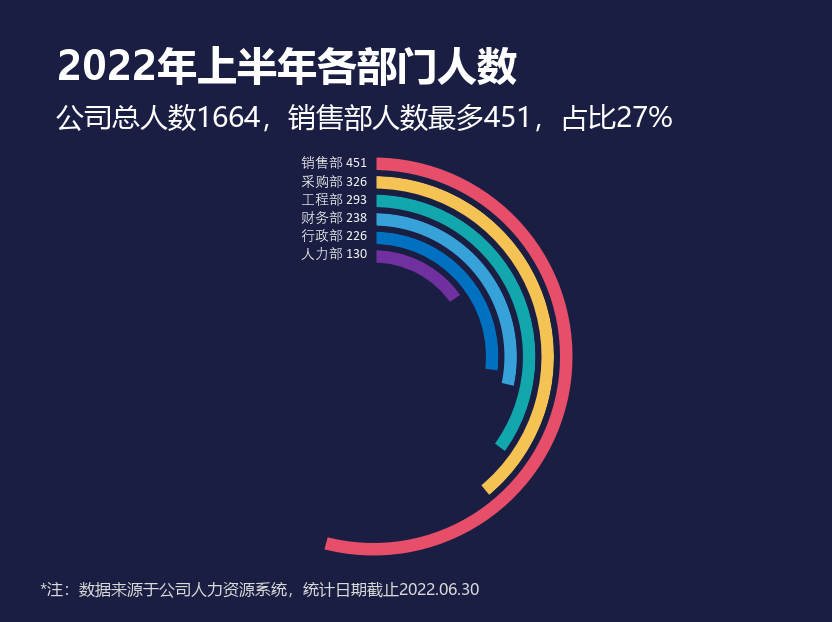

Write Python code to recreate this figure.
# -*- coding: utf-8 -*-
"""图 18 · 跑道图（各部门人数六层圆环）。

与图 17 同一套构造：6 个系列各 2 个点（人数 + 占位 = 832），holeSize=45，
每条弧从 12 点方向顺时针铺开，弧长 = 人数 / 832 × 360°。

实测：圆心 (373.5, 356.5)，外半径 200.5，内半径 90.2，环带厚 18.4px，
环边线 3pt（6px）深色分隔。
"""

import matplotlib.pyplot as plt
from matplotlib.patches import Wedge

import chartkit as kit

W, H = kit.chart_size(18)
CX, CY = 373.5, 356.5
OUTER_R = 202.0
INNER_R = OUTER_R * 0.45
BANDS = 6
BAND = (OUTER_R - INNER_R) / BANDS

VALUES = [130, 226, 238, 293, 326, 451]
TOTAL = 832.0
COLORS = ["#7030A0", "#0070C0", "#37A2DA", "#11A7AD", "#F5C353", "#E74E69"]
LABELS = ["销售部 451", "采购部 326", "工程部 293",
          "财务部 238", "行政部 226", "人力部 130"]

TEXT = "#F2F2F2"
FOOT = "#D9D9D9"


def main():
    fig = kit.new_figure(W, H)
    ax = fig.add_axes([0, 0, 1, 1])
    ax.set_xlim(0, W)
    ax.set_ylim(H, 0)
    ax.set_aspect("equal")
    ax.axis("off")

    for index, (color, value) in enumerate(zip(COLORS, VALUES)):
        sweep = value / TOTAL * 360
        radius = INNER_R + (index + 1) * BAND
        # y 轴向下，视觉角度需镜像：从 12 点顺时针 sweep 度
        ax.add_patch(Wedge((CX, CY), radius, -90, sweep - 90, width=BAND,
                           facecolor=color, edgecolor=kit.BACKGROUND,
                           linewidth=3 * kit.PX_PER_PT * 0.72, joinstyle="miter"))

    for top, label in zip([156, 175, 193, 211, 229, 247], LABELS):
        ax.text(301, top, label, color=TEXT, fontsize=7 * kit.FONT_SCALE,
                fontfamily=kit.AXIS_FONTS, va="top", ha="left")

    ax.text(57, 46, "2022年上半年各部门人数", color="white",
            fontsize=20 * kit.FONT_SCALE, fontfamily=kit.UI_FONT,
            fontweight="bold", va="top", ha="left")
    ax.text(56, 104, "公司总人数1664，销售部人数最多451，占比27%", color="white",
            fontsize=14 * kit.FONT_SCALE, fontfamily=kit.UI_FONT,
            va="top", ha="left")
    ax.text(40, 582, "*注：数据来源于公司人力资源系统，统计日期截止2022.06.30",
            color=FOOT, fontsize=8 * kit.FONT_SCALE, fontfamily=kit.UI_FONT,
            va="top", ha="left")

    kit.save(fig, "chart18_track_rings.png")
    plt.close(fig)


if __name__ == "__main__":
    main()
